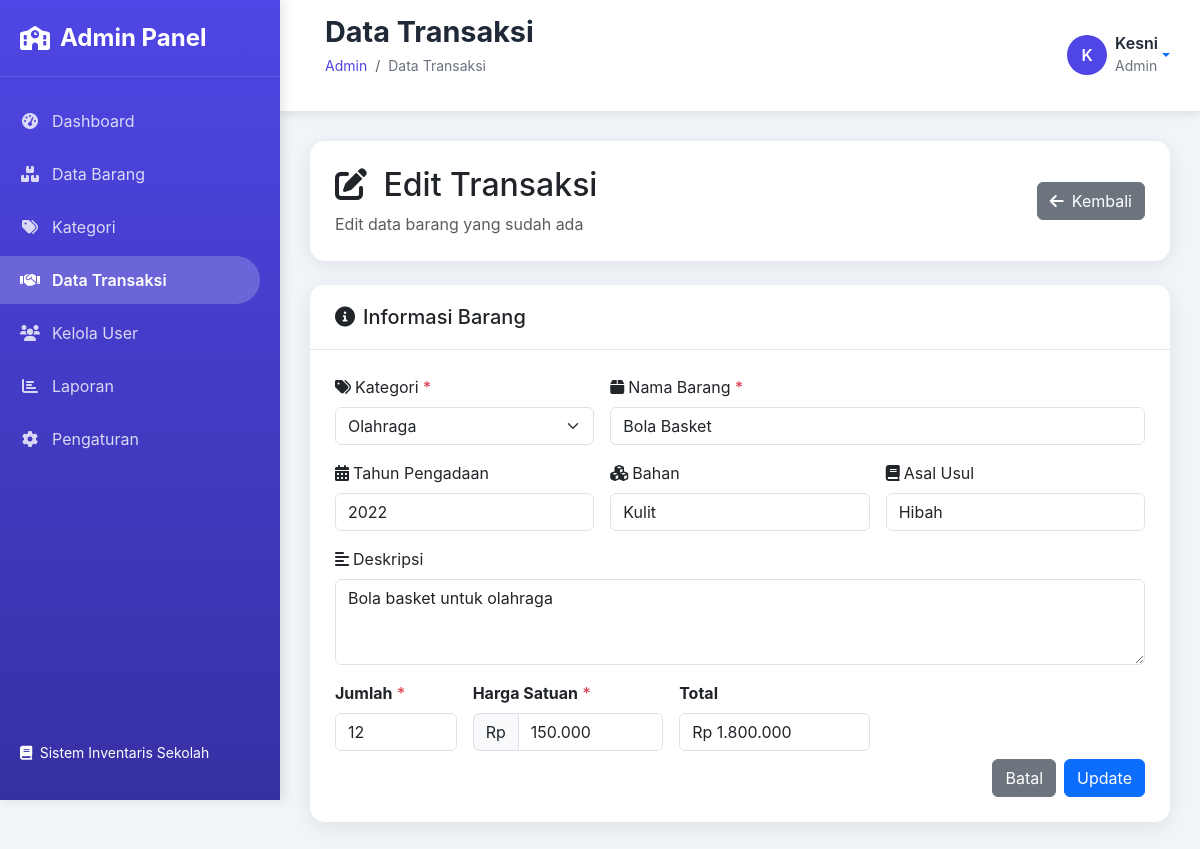
/admin/transaksi/index.php?action=edit&id=7 (signed in), run on the app's committed database.
### tables this page shows
CREATE TABLE `transaksi` (
  `id` int(11) NOT NULL,
  `kategori_id` int(11) DEFAULT NULL,
  `nama_barang` varchar(200) NOT NULL,
  `deskripsi` longtext DEFAULT NULL,
  `bahan` varchar(255) DEFAULT NULL,
  `asal` varchar(255) DEFAULT NULL,
  `jumlah` int(11) DEFAULT NULL,
  `harga_satuan` decimal(15,2) NOT NULL DEFAULT 0.00,
  `total` decimal(15,2) DEFAULT 0.00,
  `tahun_pengadaan` year(4) DEFAULT NULL,
  `created_at` timestamp NULL DEFAULT current_timestamp(),
  `updated_at` timestamp NULL DEFAULT current_timestamp() ON UPDATE current_timestamp()
);

CREATE TABLE `kategori` (
  `id` int(11) NOT NULL,
  `nama_kategori` varchar(100) NOT NULL,
  `deskripsi` text DEFAULT NULL,
  `created_at` timestamp NULL DEFAULT current_timestamp(),
  `updated_at` timestamp NULL DEFAULT current_timestamp() ON UPDATE current_timestamp()
);

### admin/transaksi/form.php (the view, shortened to what this page needs)
<?php
$page_title = isset($_GET['action']) && $_GET['action'] == 'edit' ? 'Edit Transaksi' : 'Tambah Transaksi';
require_once '../includes/header.php';
$action = $_GET['action'] ?? 'add';
$transaksi_id = isset($_GET['id']) ? (int)$_GET['id'] : null;
try {
    $pdo = new PDO("mysql:host=localhost;dbname=inventaris_sekolah", "root", "");
    $pdo->setAttribute(PDO::ATTR_ERRMODE, PDO::ERRMODE_EXCEPTION);
    $kategori_list = $pdo->query("SELECT id, nama_kategori FROM kategori ORDER BY nama_kategori")->fetchAll(PDO::FETCH_ASSOC);
    $transaksi = null;
    if ($action === 'edit' && $transaksi_id) {
        $stmt = $pdo->prepare("SELECT * FROM transaksi WHERE id = ?");
        $stmt->execute([$transaksi_id]);
        $transaksi = $stmt->fetch(PDO::FETCH_ASSOC);
    }
} catch (Exception $e) {
    error_log("[admin/transaksi/form.php] DB error: " . $e->getMessage());
    $kategori_list = [];
    $transaksi = null;
    $error = 'Gagal koneksi database';
}
$old = function ($key, $default = '') use ($transaksi) {
    if ($_SERVER['REQUEST_METHOD'] === 'POST') {
        return $_POST[$key] ?? $default;
    }
    if ($transaksi) {
        return $transaksi[$key] ?? $default;
    }
    return $default;
};
$init_harga = (float)($old('harga_satuan', $transaksi['harga_satuan'] ?? 0));
function format_idr_display($n)
{
    if ($n == floor($n)) return number_format($n, 0, ',', '.');
    return number_format($n, 2, ',', '.');
}
$init_harga_display = format_idr_display($init_harga);
$init_total = (float)($old('jumlah', $transaksi['jumlah'] ?? 0)) * $init_harga;
$init_total_display = format_idr_display($init_total);
?>
<div class="row mb-4">
    <div class="col-12">
        <div class="card">
            <div class="card-body">
                <div class="row align-items-center">
                    <div class="col-md-8">
                        <h2 class="mb-2">
                            <i class="fas fa-<?= $action == 'edit' ? 'edit' : 'plus' ?> me-2"></i>
                            <?= $page_title ?>
                        </h2>
                        <p class="text-muted mb-0">
                            <?= $action == 'edit' ? 'Edit data barang yang sudah ada' : 'Tambahkan barang baru ke inventaris' ?>
                        </p>
                    </div>
                    <div class="col-md-4 text-md-end">
                        <a href="index.php" class="btn btn-secondary">
                            <i class="fas fa-arrow-left me-2"></i>Kembali
                        </a>
                    </div>
                </div>
            </div>
        </div>
    </div>
</div>
<div class="row">
    <div class="col-12">
        <div class="card">
            <div class="card-header">
                <h5 class="mb-0">
                    <i class="fas fa-info-circle me-2"></i>Informasi Barang
                </h5>
            </div>
            <div class="card-body">
                <form method="POST" id="transaksiForm">
                    <div class="row g-3">
                        <div class="col-md-4">
                            <label class="form-label">
                                <i class="fas fa-tags me-1"></i>Kategori <span class="text-danger">*</span>
                            </label>
                            <select name="kategori_id" class="form-select">
                                <?php foreach ($kategori_list as $k): ?>
                                    <option value="<?= $k['id'] ?>" <?= ($old('kategori_id') !== '' && (int)$old('kategori_id') === (int)$k['id']) ? 'selected' : '' ?>>
                                        <?= htmlspecialchars($k['nama_kategori']) ?>
                                    </option>
                                <?php endforeach; ?>
                            </select>
                        </div>
                        <div class="col-md-8">
                            <label class="form-label"><i class="fas fa-box me-1"></i>Nama Barang <span class="text-danger">*</span></label>
                            <input type="text" name="nama_barang" class="form-control" required value="<?= htmlspecialchars($old('nama_barang')) ?>">
                        </div>
                        <div class="col-md-4">
                            <label class="form-label">
                                <i class="fas fa-calendar-alt me-1"></i>Tahun Pengadaan
                            </label>
                            <input type="number" name="tahun_pengadaan" class="form-control" min="1900" max="<?= date('Y') ?>" value="<?= htmlspecialchars($old('tahun_pengadaan')) ?>">
                        </div>
                        <div class="col-md-4">
                            <label class="form-label">
                                <i class="fas fa-cubes me-1"></i>Bahan
                            </label>
                            <input type="text" name="bahan" class="form-control" value="<?= htmlspecialchars($old('bahan')) ?>">
                        </div>
                        <div class="col-md-4">
                            <label class="form-label">
                                <i class="fas fa-book me-1"></i>Asal Usul
                            </label>
                            <input type="text" name="asal" class="form-control" value="<?= htmlspecialchars($old('asal')) ?>">
                        </div>
                        <div class="col-12">
                            <label class="form-label">
                                <i class="fas fa-align-left me-1"></i>Deskripsi
                            </label>
                            <textarea name="deskripsi" rows="3" class="form-control"><?= htmlspecialchars($old('deskripsi')) ?></textarea>
                        </div>
                        <div class="col-md-2">
                            <label class="form-label"><b>Jumlah</b> <span class="text-danger">*</span></label>
                            <input type="number" name="jumlah" id="jumlah" class="form-control" min="1" required value="<?= htmlspecialchars($old('jumlah', 1)) ?>">
                        </div>
                        <div class="col-md-3">
                            <label class="form-label">
                                <b>Harga Satuan</b> <span class="text-danger">*</span>
                            </label>
                            <div class="input-group">
                                <span class="input-group-text">Rp</span>
                                <input type="text" id="harga_satuan_display" class="form-control" inputmode="numeric" pattern="[0-9.,]*"
                                    value="<?= $init_harga_display ?>"
                                    placeholder="0">
                            </div>
                        </div>
                        <div class="col-md-3">
                            <label class="form-label">
                                <b>Total</b>
                            </label>
                            <input type="text" id="total" class="form-control" readonly value="<?= $init_total_display ? 'Rp ' . $init_total_display : '' ?>">
                        </div>
                        <div class="col-12 d-flex justify-content-end gap-2 mt-2">
                            <a href="index.php" class="btn btn-secondary">Batal</a>
                            <button type="submit" class="btn btn-primary"><?= $action == 'edit' ? 'Update' : 'Simpan' ?></button>
                        </div>
                    </div>
                </form>
            </div>
        </div>
    </div>
</div>
<?php require_once '../includes/footer.php'; ?>

### admin/includes/header.php (style rules this page uses)
:root { --primary-color: #4f46e5; --primary-dark: #3730a3; --secondary-color: #7c3aed; --success-color: #10b981; --warning-color: #f59e0b; --danger-color: #ef4444; --dark-color: #1f2937; --light-color: #f8fafc; --gray-color: #6b7280; --sidebar-width: 280px; --header-height: 70px; }
* { margin: 0; padding: 0; box-sizing: border-box; }
body { font-family: 'Inter', -apple-system, BlinkMacSystemFont, 'Segoe UI', Roboto, sans-serif; background: #f1f5f9; overflow-x: hidden; }
.card { border: none; border-radius: 15px; box-shadow: 0 5px 20px rgba(0, 0, 0, 0.08); transition: all 0.3s ease; }
.card-header { background: white; border-bottom: 1px solid #e5e7eb; border-radius: 15px 15px 0 0 !important; padding: 20px 25px; }
.card-body { padding: 25px; }

### data on the page
transaksi: kategori_id "Olahraga", nama_barang "Bola Basket", tahun_pengadaan "2022", bahan "Kulit", asal "Hibah", deskripsi "Bola basket untuk olahraga", jumlah "12", harga_satuan "150.000", jumlah+harga_satuan "Rp 1.800.000"

### other printed values
$page_title "Data Transaksi"
substr($user_name, 0, 1) "K"
$user_name "Kesni"
$user_role "Admin"
$page_title "Edit Transaksi"
